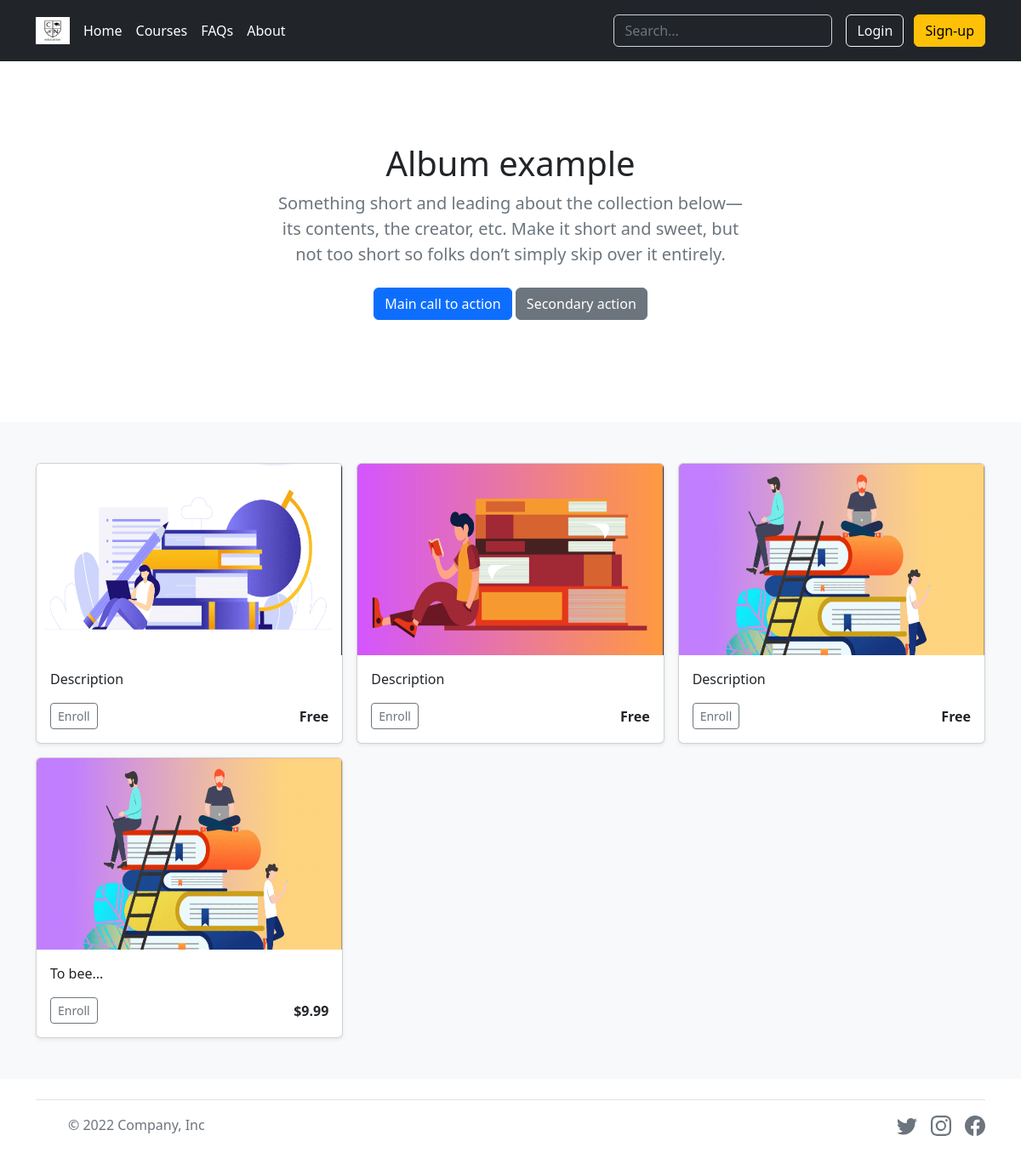
Screenshot of /courses with the database file from the repository.
### tables this page shows
CREATE TABLE courses (id INTEGER PRIMARY KEY AUTOINCREMENT NOT NULL, price TEXT NOT NULL, text TEXT NOT NULL, name TEXT NOT NULL);

### app.py (the view)
@app.route("/courses")
def courses():
    courses = db.execute("SELECT * FROM courses")
    return render_template("courses.html", ids = courses)

### app.py (called while the page is built)
@app.after_request
def after_request(response):
    response.headers["Cache-Control"] = "no-cache, no-store, must-revalidate"
    response.headers["Expires"] = 0
    response.headers["Pragma"] = "no-cache"
    return response

### templates/courses.html (shortened to what this page needs)
{% extends "layout.html" %}
{% block main %}
<section class="py-5 text-center container">
    <div class="row py-lg-5">
      <div class="col-lg-6 col-md-8 mx-auto">
        <h1 class="fw-light">Album example</h1>
        <p class="lead text-muted">Something short and leading about the collection below—its contents, the creator, etc. Make it short and sweet, but not too short so folks don’t simply skip over it entirely.</p>
        <p>
          <a href="#" class="btn btn-primary my-2">Main call to action</a>
          <a href="#" class="btn btn-secondary my-2">Secondary action</a>
        </p>
      </div>
    </div>
  </section>
  <div class="album py-5 bg-light">
    <div class="container">
      <div class="row row-cols-1 row-cols-sm-2 row-cols-md-3 g-3">
        {% for id in ids %}
        <form action="/course" method="post">
        <div class="col">
          <div class="card shadow-sm">
            <img src="../static/courses/{{ id.id }}.png" class="bd-placeholder-img card-img-top" width="100%" height="225" alt="...">
            <div class="card-body">
              <p class="card-text">{{ id.text }}</p>
              <div class="d-flex justify-content-between align-items-center">
                <div class="btn-group">
                  <button class="btn btn-sm btn-outline-secondary" id="id" name="id" value="{{ id.id }}">Enroll</a>
                </div>
                <small class="fs-6 fw-semibold">{{ id.price }}</small>
              </div>
            </div>
          </div>
        </div>
      </form>
        {% endfor %}
      </div>
    </div>
  </div>
{% endblock %}

### rows the page displays
courses: shows a picture, text "Description", {{ id.id }} 1 (drawn), price "Free"
courses: shows a picture, text "Description", {{ id.id }} 2 (drawn), price "Free"
courses: text "Description", {{ id.id }} 3 (drawn), price "Free"
courses: text "To bee...", {{ id.id }} 4 (drawn), price "$9.99"
